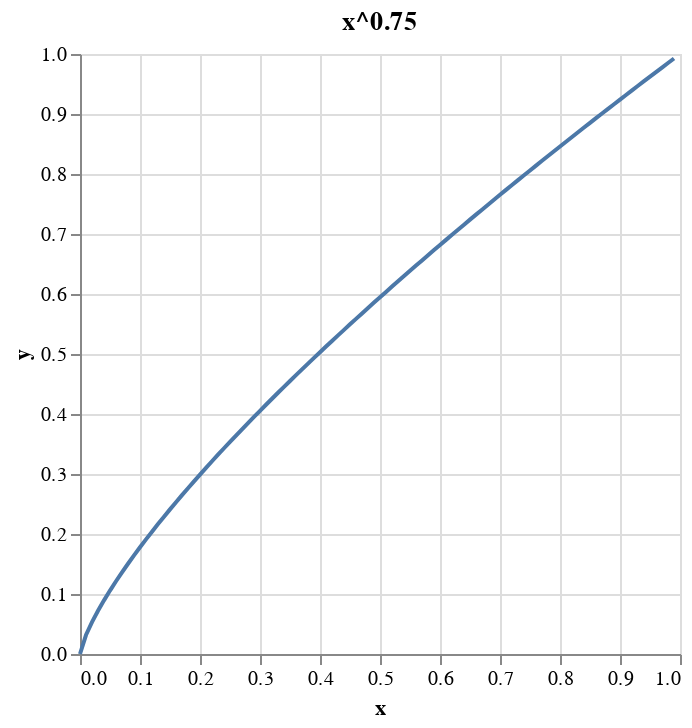

The notebook cell saved with this chart:
### Markdown cell above
Con esto en la mochila, veamos cómo crear datos de entrenamiento. La idea general es crear un conjunto de ejemplos donde cada ejemplo tiene:

- doc id
- ids de muestra - una colección del token objetivo y algunos tokens de ruido
- ids de contexto - tokens antes y después del token objetivo

Por ejemplo, si el tamaño de nuestro contexto fuera 2, el primer ejemplo del conjunto de datos anterior sería:

```
{"doc_id": 0,
 "sample_ids": [word2idx[x] for x in ["semana", "palabra-aleatoria-de-vocab", "palabra-aleatoria-de-vocab"...],
 "context_ids": [word2idx[x] for x in ["en", "el", "antes", "sus"]]}
 ```
 
 Las palabras aleatorias se eligen según una distribución de probabilidad:
 
 > una distribución de unigramas elevada a la 3/4ª potencia, como proponen T. Mikolov et al. en Distributed Representations of Words and Phrases and their Compositionality.

Esto tiene el efecto de aumentar ligeramente la probabilidad relativa de las palabras raras (mire el gráfico de `y=x^0,75` más abajo y vea cómo el extremo inferior se eleva por encima de `y=x`).

### Code cell
import altair as alt
import numpy as np

data = pd.DataFrame(zip(np.arange(0,1,0.01), np.power(np.arange(0,1,0.01), 0.75)), columns=["x", "y"])
alt.Chart(data, title="x^0.75").mark_line().encode(x="x", y="y")

### Figure 1 — Vega-Lite specification as saved in the notebook (floating-point values rounded to 4 significant figures)
{"config": {"view": {"continuousWidth": 300, "continuousHeight": 300}}, "data": {"name": "data-7d9b70d50e307a2b293711054637ca33"}, "mark": {"type": "line"}, "encoding": {"x": {"field": "x", "type": "quantitative"}, "y": {"field": "y", "type": "quantitative"}}, "title": "x^0.75", "$schema": "https://vega.github.io/schema/vega-lite/v5.20.1.json", "datasets": {"data-7d9b70d50e307a2b293711054637ca33": [{"x": 0.0, "y": 0.0}, {"x": 0.01, "y": 0.03162}, {"x": 0.02, "y": 0.05318}, {"x": 0.03, "y": 0.07208}, {"x": 0.04, "y": 0.08944}, {"x": 0.05, "y": 0.1057}, {"x": 0.06, "y": 0.1212}, {"x": 0.07, "y": 0.1361}, {"x": 0.08, "y": 0.1504}, {"x": 0.09, "y": 0.1643}, {"x": 0.1, "y": 0.1778}, {"x": 0.11, "y": 0.191}, {"x": 0.12, "y": 0.2039}, {"x": 0.13, "y": 0.2165}, {"x": 0.14, "y": 0.2289}, {"x": 0.15, "y": 0.241}, {"x": 0.16, "y": 0.253}, {"x": 0.17, "y": 0.2648}, {"x": 0.18, "y": 0.2763}, {"x": 0.19, "y": 0.2878}, {"x": 0.2, "y": 0.2991}, {"x": 0.21, "y": 0.3102}, {"x": 0.22, "y": 0.3212}, {"x": 0.23, "y": 0.3321}, {"x": 0.24, "y": 0.3429}, {"x": 0.25, "y": 0.3536}, {"x": 0.26, "y": 0.3641}, {"x": 0.27, "y": 0.3746}, {"x": 0.28, "y": 0.3849}, {"x": 0.29, "y": 0.3952}, {"x": 0.3, "y": 0.4054}, {"x": 0.31, "y": 0.4155}, {"x": 0.32, "y": 0.4255}, {"x": 0.33, "y": 0.4354}, {"x": 0.34, "y": 0.4453}, {"x": 0.35, "y": 0.455}, {"x": 0.36, "y": 0.4648}, {"x": 0.37, "y": 0.4744}, {"x": 0.38, "y": 0.484}, {"x": 0.39, "y": 0.4935}, {"x": 0.4, "y": 0.503}, {"x": 0.41, "y": 0.5124}, {"x": 0.42, "y": 0.5217}, {"x": 0.43, "y": 0.531}, {"x": 0.44, "y": 0.5402}, {"x": 0.45, "y": 0.5494}, {"x": 0.46, "y": 0.5586}, {"x": 0.47, "y": 0.5676}, {"x": 0.48, "y": 0.5767}, {"x": 0.49, "y": 0.5857}, {"x": 0.5, "y": 0.5946}, {"x": 0.51, "y": 0.6035}, {"x": 0.52, "y": 0.6124}, {"x": 0.53, "y": 0.6212}, {"x": 0.54, "y": 0.6299}, {"x": 0.55, "y": 0.6387}, {"x": 0.56, "y": 0.6474}, {"x": 0.57, "y": 0.656}, {"x": 0.58, "y": 0.6646}, {"x": 0.59, "y": 0.6732}, {"x": 0.6, "y": 0.6817}, {"x": 0.61, "y": 0.6902}, {"x": 0.62, "y": 0.6987}, {"x": 0.63, "y": 0.7071}, {"x": 0.64, "y": 0.7155}, {"x": 0.65, "y": 0.7239}, {"x": 0.66, "y": 0.7322}, {"x": 0.67, "y": 0.7406}, {"x": 0.68, "y": 0.7488}, {"x": 0.69, "y": 0.7571}, {"x": 0.7, "y": 0.7653}, {"x": 0.71, "y": 0.7735}, {"x": 0.72, "y": 0.7816}, {"x": 0.73, "y": 0.7898}, {"x": 0.74, "y": 0.7979}, {"x": 0.75, "y": 0.8059}, {"x": 0.76, "y": 0.814}, {"x": 0.77, "y": 0.822}, {"x": 0.78, "y": 0.83}, {"x": 0.79, "y": 0.838}, {"x": 0.8, "y": 0.8459}, {"x": 0.81, "y": 0.8538}, {"x": 0.82, "y": 0.8617}, {"x": 0.83, "y": 0.8696}, {"x": 0.84, "y": 0.8774}, {"x": 0.85, "y": 0.8852}, {"x": 0.86, "y": 0.893}, {"x": 0.87, "y": 0.9008}, {"x": 0.88, "y": 0.9086}, {"x": 0.89, "y": 0.9163}, {"x": 0.9, "y": 0.924}, {"x": 0.91, "y": 0.9317}, {"x": 0.92, "y": 0.9394}, {"x": 0.93, "y": 0.947}, {"x": 0.94, "y": 0.9547}, {"x": 0.95, "y": 0.9623}, {"x": 0.96, "y": 0.9698}, {"x": 0.97, "y": 0.9774}, {"x": 0.98, "y": 0.985}, {"x": 0.99, "y": 0.9925}]}}
